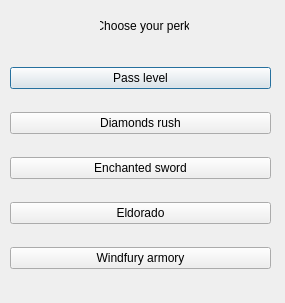
<?xml version="1.0" encoding="UTF-8"?>
<ui version="4.0">
 <class>PerksUI</class>
 <widget class="QDialog" name="PerksUI">
  <property name="geometry">
   <rect>
    <x>0</x>
    <y>0</y>
    <width>285</width>
    <height>303</height>
   </rect>
  </property>
  <property name="windowTitle">
   <string>Perks</string>
  </property>
  <widget class="QLabel" name="label">
   <property name="geometry">
    <rect>
     <x>100</x>
     <y>10</y>
     <width>89</width>
     <height>31</height>
    </rect>
   </property>
   <property name="text">
    <string>Choose your perk!</string>
   </property>
   <property name="alignment">
    <set>Qt::AlignCenter</set>
   </property>
  </widget>
  <widget class="QWidget" name="layoutWidget">
   <property name="geometry">
    <rect>
     <x>10</x>
     <y>50</y>
     <width>261</width>
     <height>241</height>
    </rect>
   </property>
   <layout class="QVBoxLayout" name="verticalLayout">
    <item>
     <widget class="QPushButton" name="perksPassLvl_btn">
      <property name="text">
       <string>Pass level</string>
      </property>
     </widget>
    </item>
    <item>
     <widget class="QPushButton" name="perksDmndRush_btn">
      <property name="text">
       <string>Diamonds rush</string>
      </property>
     </widget>
    </item>
    <item>
     <widget class="QPushButton" name="perksEnchantedSwrd_btn">
      <property name="text">
       <string>Enchanted sword</string>
      </property>
     </widget>
    </item>
    <item>
     <widget class="QPushButton" name="perksEldoradoBtn">
      <property name="text">
       <string>Eldorado</string>
      </property>
     </widget>
    </item>
    <item>
     <widget class="QPushButton" name="perksWindfury_btn">
      <property name="text">
       <string>Windfury armory</string>
      </property>
     </widget>
    </item>
   </layout>
  </widget>
 </widget>
 <resources/>
 <connections/>
</ui>
